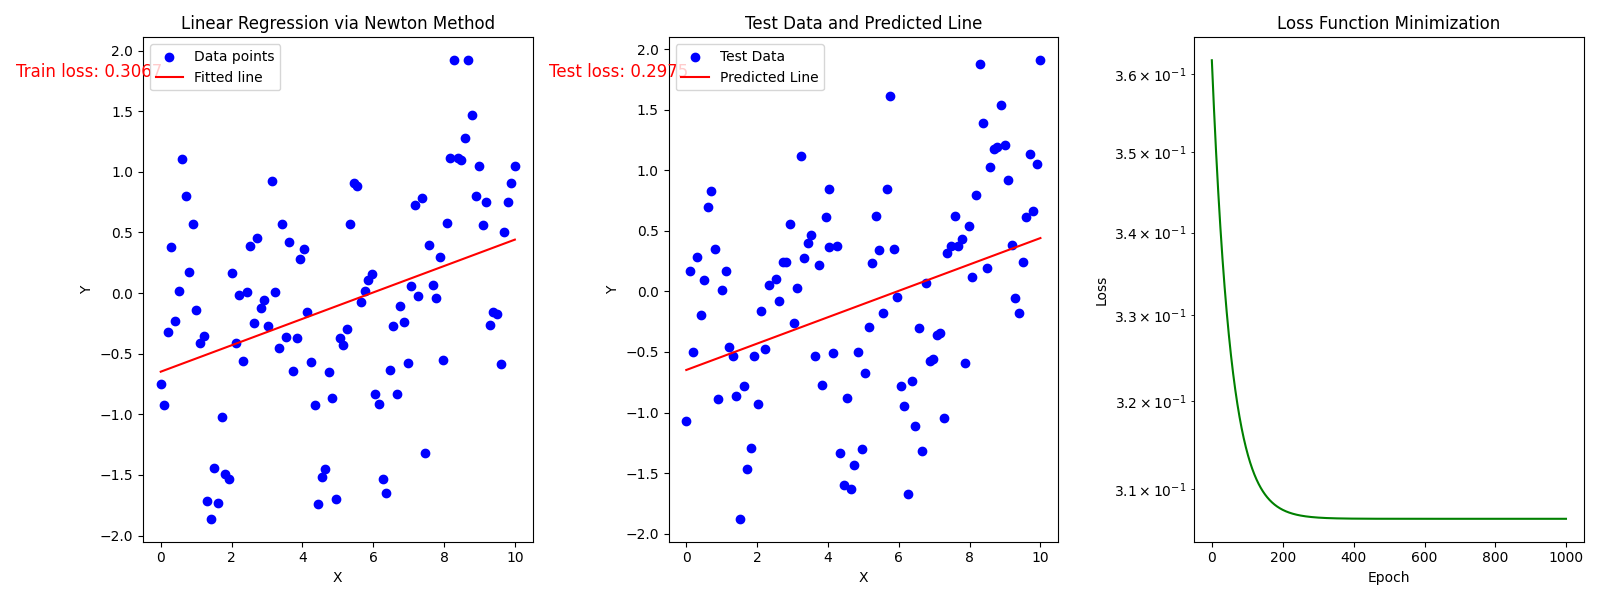

Python code for this plot:
import numpy as np
import matplotlib.pyplot as plt
import pandas as pd

#读取数据(手动更改你的数据路径)
file_path1 = 'D:\code\py\PRML\homework1\TrainingData.csv'
file_path2 = 'D:\code\py\PRML\homework1\TestData.csv'
train_data = pd.read_csv(file_path1)
test_data = pd.read_csv(file_path2)
x_train = train_data.iloc[:, 0].values  
y_train = train_data.iloc[:, 1].values  
x_test = test_data.iloc[:, 0].values   
y_test = test_data.iloc[:, 1].values

def newtown(x, y, lr, epoch = 100, reg_lambda = 1e-3):
    """
    牛顿法求解线性回归参数
    """
    n = len(y)
    theta0, theta1 = np.random.randn(2) * 0.01
    loss_history = []

    for _ in range(epoch):
        y_pred = theta0 + theta1* x
        loss = 1/ (2*n)* np.sum((y_pred - y)**2)
        loss_history.append(loss)

        theta0_grad = np.mean(y_pred - y)
        theta1_grad = np.mean((y_pred - y)*x)
        hessian00 = 1
        hessian01 = np.mean(x)
        hessian10 = np.mean(x)
        hessian11 = np.mean(x**2) + reg_lambda
        hessian = np.array([[hessian00, hessian01],[hessian10, hessian11]])
        gradient = np.array([theta0_grad, theta1_grad])

        theta_update = np.linalg.inv(hessian).dot(gradient)
        theta0 = theta0 - lr* theta_update[0]
        theta1 = theta1 - lr* theta_update[1]

    return theta0, theta1, loss_history
    
#训练模型
theta0, theta1, loss_history = newtown(x_train, y_train, lr=0.01, epoch = 1000)

print(f"Theta0: {theta0}, Theta1: {theta1}")

x_line = np.linspace(0, 10, 200)
y_line = theta0 + theta1* x_line

# 使用测试集计算预测值
y_test_pred = theta0 + theta1 * x_test
loss_test = 1/(2*len(y_test)) * np.sum((y_test_pred - y_test)**2)
print('Test loss:', loss_test)

# 使用训练集计算最终的损失
y_train_pred = theta0 + theta1 * x_train
loss_train = 1/(2*len(y_train)) * np.sum((y_train_pred - y_train)**2)
print('Train loss:', loss_train)

plt.figure(figsize=(16, 6))

#plot1训练数据和拟合直线
plt.subplot(1, 3, 1)
plt.scatter(x_train, y_train, color='blue', label='Data points')
plt.plot(x_line, y_line, color='red', label='Fitted line')
plt.title('Linear Regression via Newton Method')
plt.xlabel('X')
plt.ylabel('Y')
plt.legend()
plt.annotate(f'Train loss: {loss_train:.4f}', xy=(0.05, 0.95), xycoords='axes fraction', fontsize=12, color='red', ha='right', va='top')

#plot2测试数据和拟合直线
plt.subplot(1, 3, 2)
plt.scatter(x_test, y_test, color='blue', label='Test Data')
plt.plot(x_test, y_test_pred, color='red', label='Predicted Line')
plt.title('Test Data and Predicted Line')
plt.xlabel('X')
plt.ylabel('Y')
plt.legend()
plt.annotate(f'Test loss: {loss_test:.4f}', xy=(0.05, 0.95), xycoords='axes fraction', fontsize=12, color='red', ha='right', va='top')

#plot3损失函数迭代
plt.subplot(1, 3, 3)
plt.plot(loss_history, color='green')
plt.title('Loss Function Minimization')
plt.xlabel('Epoch')
plt.ylabel('Loss')
plt.yscale('log')

plt.tight_layout()
plt.savefig('D:\code\py\PRML\homework1\\newtown.png')
plt.show()